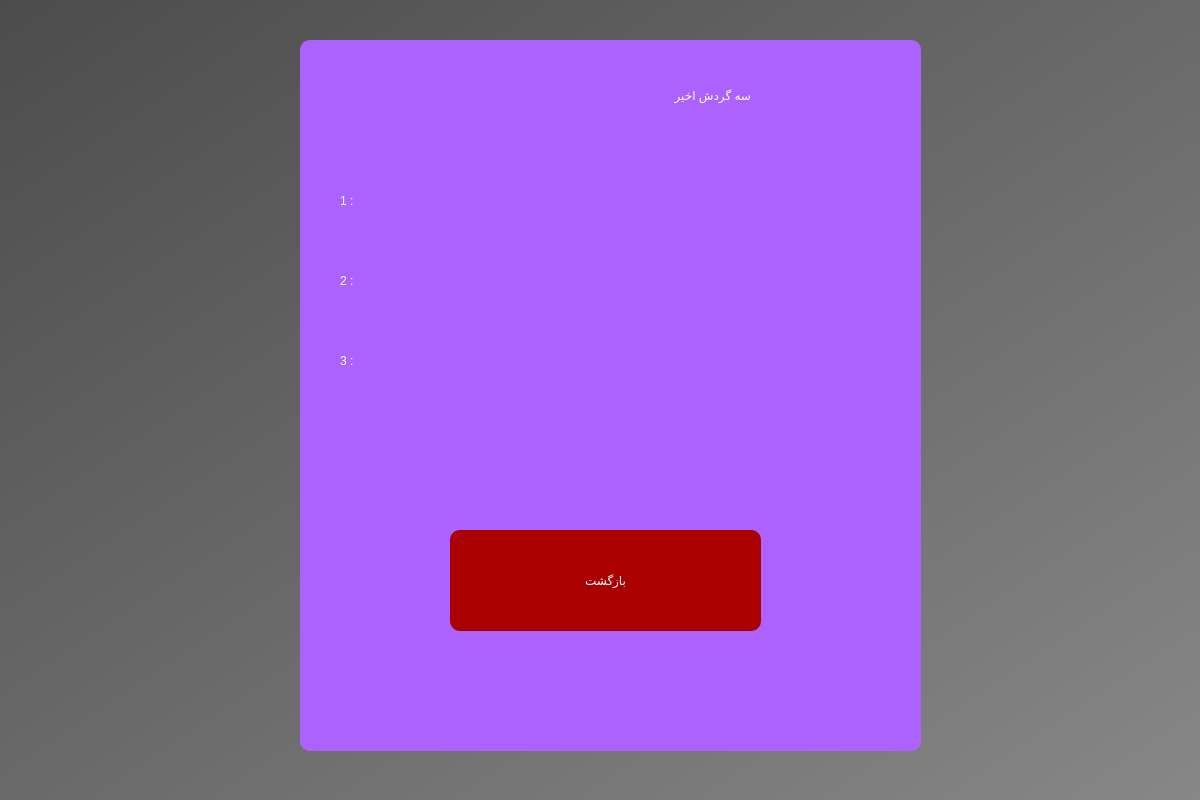
<?xml version="1.0" encoding="UTF-8"?>
<ui version="4.0">
 <class>Dialog</class>
 <widget class="QDialog" name="Dialog">
  <property name="geometry">
   <rect>
    <x>0</x>
    <y>0</y>
    <width>1200</width>
    <height>800</height>
   </rect>
  </property>
  <property name="windowTitle">
   <string>Dialog</string>
  </property>
  <widget class="QWidget" name="bgwidget" native="true">
   <property name="geometry">
    <rect>
     <x>0</x>
     <y>0</y>
     <width>1201</width>
     <height>801</height>
    </rect>
   </property>
   <property name="styleSheet">
    <string notr="true">QWidget#bgwidget{
background-color:qlineargradient(spread:pad, x1:0, y1:0, x2:1, y2:1, stop:0 rgba(76, 76, 76, 255), stop:1 rgba(135, 135, 135, 255))
}</string>
   </property>
   <widget class="QWidget" name="widget" native="true">
    <property name="geometry">
     <rect>
      <x>300</x>
      <y>40</y>
      <width>621</width>
      <height>711</height>
     </rect>
    </property>
    <property name="styleSheet">
     <string notr="true">QWidget#widget{
background-color:rgb(171, 98, 255);
border-radius:10px;
text-shadow: 0 0 3px #FF0000, 0 0 5px #0000FF
}</string>
    </property>
    <widget class="QLabel" name="label">
     <property name="geometry">
      <rect>
       <x>160</x>
       <y>20</y>
       <width>291</width>
       <height>71</height>
      </rect>
     </property>
     <property name="styleSheet">
      <string notr="true">font: 700 36pt &quot;Vazir&quot;;
color: rgb(255, 255, 255);</string>
     </property>
     <property name="text">
      <string>سه گردش اخیر</string>
     </property>
    </widget>
    <widget class="QLabel" name="label_2">
     <property name="geometry">
      <rect>
       <x>40</x>
       <y>130</y>
       <width>131</width>
       <height>61</height>
      </rect>
     </property>
     <property name="styleSheet">
      <string notr="true">font: 700 35pt &quot;Vazir&quot;;
color: rgb(255, 255, 255);</string>
     </property>
     <property name="text">
      <string>1 :</string>
     </property>
    </widget>
    <widget class="QLabel" name="label_3">
     <property name="geometry">
      <rect>
       <x>40</x>
       <y>210</y>
       <width>131</width>
       <height>61</height>
      </rect>
     </property>
     <property name="styleSheet">
      <string notr="true">font: 700 35pt &quot;Vazir&quot;;
color: rgb(255, 255, 255);</string>
     </property>
     <property name="text">
      <string>2 :</string>
     </property>
    </widget>
    <widget class="QLabel" name="label_4">
     <property name="geometry">
      <rect>
       <x>40</x>
       <y>290</y>
       <width>131</width>
       <height>61</height>
      </rect>
     </property>
     <property name="styleSheet">
      <string notr="true">font: 700 35pt &quot;Vazir&quot;;
color: rgb(255, 255, 255);</string>
     </property>
     <property name="text">
      <string>3 :</string>
     </property>
    </widget>
    <widget class="QLabel" name="label_first">
     <property name="geometry">
      <rect>
       <x>110</x>
       <y>130</y>
       <width>261</width>
       <height>61</height>
      </rect>
     </property>
     <property name="styleSheet">
      <string notr="true">font: 700 45pt &quot;Vazir&quot;;
</string>
     </property>
     <property name="text">
      <string/>
     </property>
    </widget>
    <widget class="QLabel" name="label_second">
     <property name="geometry">
      <rect>
       <x>110</x>
       <y>210</y>
       <width>261</width>
       <height>61</height>
      </rect>
     </property>
     <property name="styleSheet">
      <string notr="true">font: 700 45pt &quot;Vazir&quot;;
</string>
     </property>
     <property name="text">
      <string/>
     </property>
    </widget>
    <widget class="QLabel" name="label_third">
     <property name="geometry">
      <rect>
       <x>110</x>
       <y>290</y>
       <width>261</width>
       <height>61</height>
      </rect>
     </property>
     <property name="styleSheet">
      <string notr="true">font: 700 45pt &quot;Vazir&quot;;
</string>
     </property>
     <property name="text">
      <string/>
     </property>
    </widget>
    <widget class="QPushButton" name="return_turnovers">
     <property name="geometry">
      <rect>
       <x>150</x>
       <y>490</y>
       <width>311</width>
       <height>101</height>
      </rect>
     </property>
     <property name="styleSheet">
      <string notr="true">border-radius:10px;
background-color:rgb(170, 0, 0);
font: 700 26pt &quot;Vazir&quot;;
color:white</string>
     </property>
     <property name="text">
      <string>بازگشت</string>
     </property>
    </widget>
    <widget class="QLabel" name="first_log">
     <property name="geometry">
      <rect>
       <x>360</x>
       <y>130</y>
       <width>231</width>
       <height>51</height>
      </rect>
     </property>
     <property name="styleSheet">
      <string notr="true">font: 700 28pt &quot;Vazir&quot;;
color:rgb(38, 38, 38)</string>
     </property>
     <property name="text">
      <string/>
     </property>
    </widget>
    <widget class="QLabel" name="second_log">
     <property name="geometry">
      <rect>
       <x>390</x>
       <y>210</y>
       <width>201</width>
       <height>51</height>
      </rect>
     </property>
     <property name="styleSheet">
      <string notr="true">font: 700 28pt &quot;Vazir&quot;;
color:rgb(38, 38, 38)</string>
     </property>
     <property name="text">
      <string/>
     </property>
    </widget>
    <widget class="QLabel" name="third_log">
     <property name="geometry">
      <rect>
       <x>380</x>
       <y>290</y>
       <width>211</width>
       <height>51</height>
      </rect>
     </property>
     <property name="styleSheet">
      <string notr="true">font: 700 28pt &quot;Vazir&quot;;
color:rgb(38, 38, 38)</string>
     </property>
     <property name="text">
      <string/>
     </property>
    </widget>
   </widget>
  </widget>
 </widget>
 <resources/>
 <connections/>
</ui>
